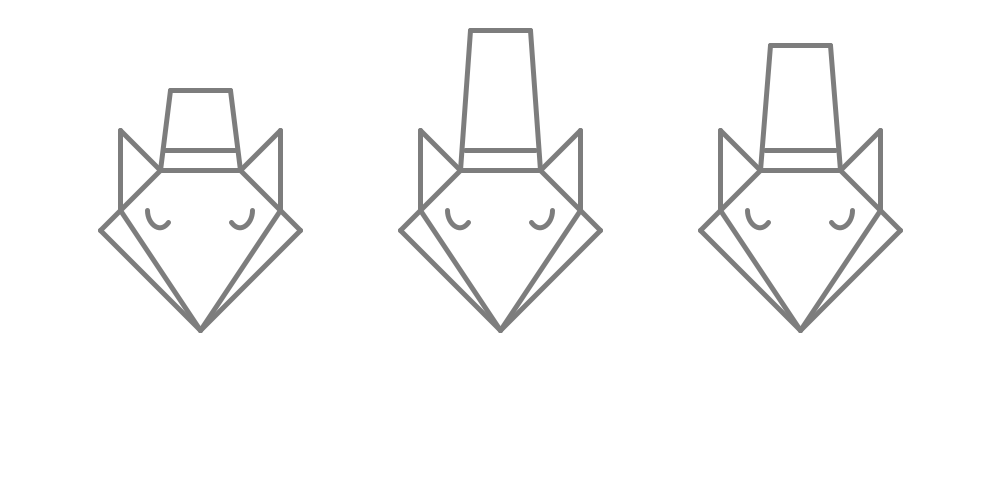
Frame 1 (no input)
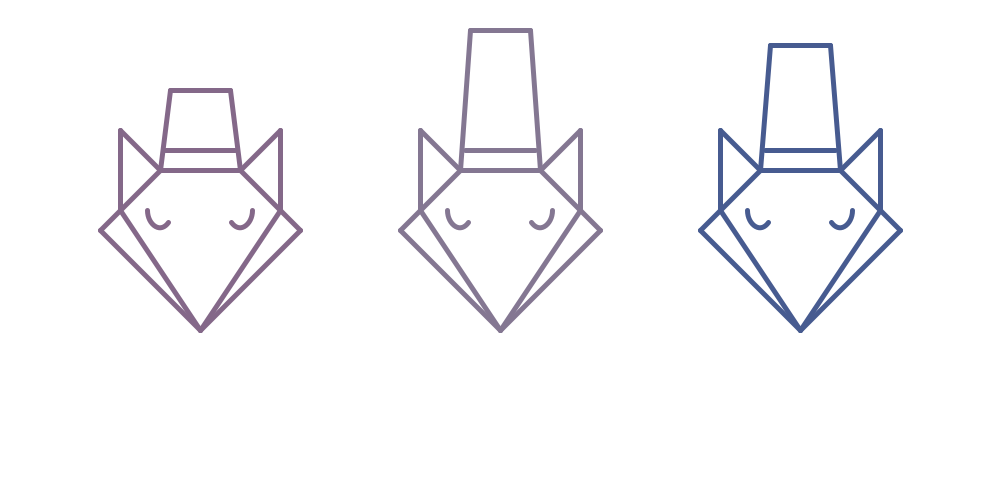
Frame 60 (the mouse pressed at the canvas centre just before this capture)
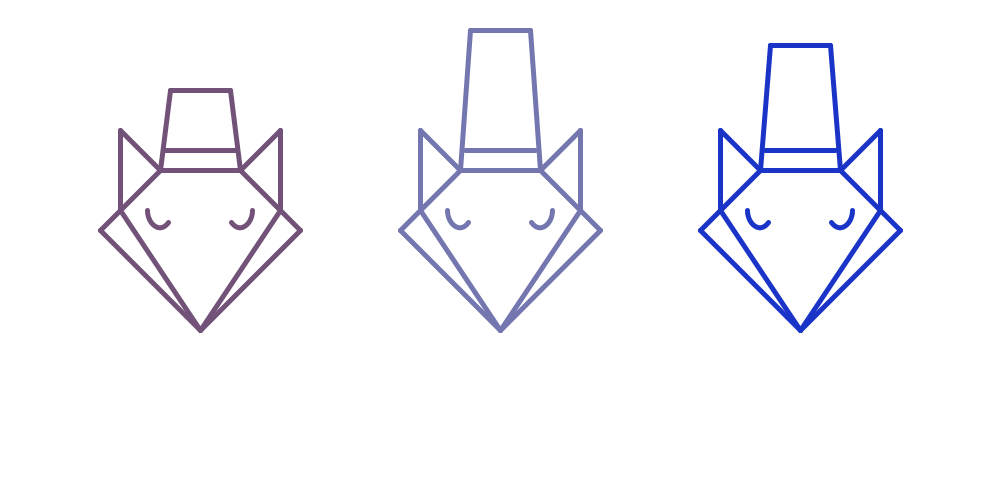
Frame 120 (the mouse held since frame 60 and released just before this capture)

The Processing sketch that drew these frames (run headless with seeded random() and noise(); from frame 60 on, the mouse is pressed at the canvas centre):

// Processing sketch: trial2
// ── trial2.pde
Fox b1;
Fox b2;
Fox b3;

void setup() {
  size(1000, 500);
  smooth();

  b1 = new Fox(200,250,1);
  b2 = new Fox(500,250,3);
  b3 = new Fox(800,250,2);
}

void draw() {
  background(255);
  b1.display();
  b2.display();
  b3.display();
}

// ── Fox.pde
class Fox {
  //i stands for initial
  float xi;
  float yi;
  float M;
  float colorr = 125; 
  float colorg = 125;
  float colorb = 125;
  int timer = millis();
  //multiplier
  


  Fox(float x, float y, float Multiplier) {
    xi=x;
    yi=y;
    M=Multiplier;
  }

  void display() { 
    strokeWeight(5);
    //l stands for left
    float xl = xi-40;
    float yl = yi-80;
    //r stands for right
    float xr = xl+80;
    float yr = yl;
    
    float punt1x = xi-40; float punt2x = xl-40; float punt3x = xl-40; float punt4x = xl-60; float punt5x = xl+40; float punt6x = xl-60; float punt7x = xr+60; float punt8x = xr+40; float punt9x = xr;
    float punt1y = yi-80; float punt2y = yl-40; float punt3y = yl+40; float punt4y = yl+60; float punt5y = yl+160; float punt6y = yl+60; float punt7y = yr+40; float punt8y = yr-40; float punt9y = yr;




    stroke(colorr, colorg, colorb);

    //horizontal line
    line(xl, yl, xr, yr);

    //diamond side 1 left
    line(xl, yl, xl-40, yl+40);
    //diamond side 2 left
    line(xl-40, yl+40, punt5x, punt5y);
    //diamond side 1 right
    line(xr, yr, xr+40, yr+40);
    //diamond side 2 right
    line(xr+40, yr+40, punt5x, punt5y);

    //left ear
    //vertical line
    line(xl-40, yl+40, xl-40, yl-40);
    //diagnal line
    line(xl-40, yl-40, xl, yl);

    //right ear
    //verical line
    line(xr+40, yr+40, xr+40, yr-40);
    //diagnal line
    line(xr+40, yr-40, xr, yr);

    //left cheek
    line(xl-40, yl+40, xl-60, yl+60);
    line(xl-60, yl+60, punt5x, punt5y);

    //right cheek
    line(xr+40, yr+40, xr+60, yr+60);
    line(xr+60, yr+60, punt5x, punt5y);

    //hat
    line(xl, yl, xl+10, (yl-80)/M);
    line(xr, yl, xr-10, (yl-80)/M);
    //line(xl+3,yl-10,xr-3,yl-10);
    line(xl+5, yl-20, xr-5, yl-20);
    line(xl+10, (yl-80)/M, xr-10, (yl-80)/M);

    //makes the eyes open and close
    if (keyPressed == true) {
      //left eye
      noFill();
      arc(xl, yl+40, 25, 35, 0, 1.3*PI, CHORD);

      //right eye
      noFill();
      arc(xr, yl+40, 25, 35, -.3*PI, PI, CHORD);
    } else if (keyPressed == false) {
      //sleep left eye
      noFill();
      arc(xl, yl+40, 25, 35, .25*PI, PI);

      //sleep right eye
      noFill();
      arc(xr, yl+40, 25, 35, 0, .75*PI);
    }

    //changes the color of the fox smoothly
    if (millis() - timer>=.1) {
      colorr = colorr + random(-5, 5); 
      colorg = colorg + random(-5, 5);
      colorb = colorb + random(-5, 5);
      timer=millis();
    }
    //with this the rgb values cant go under 0
    if (colorr < 0 ) {
      colorr = colorr +10;
    }
    if (colorg < 0 ) {
      colorg = colorg +10;
    }
    if (colorb < 0 ) {
      colorb = colorb +10;
    }


    //with this the rgb values cant go over 255
    if (colorr > 255 ) {
      colorr = colorr-10;
    }
    if (colorg > 255 ) {
      colorg = colorg-10;
    }
    if (colorb > 255 ) {
      colorb = colorb-10;
    }
  }
}
